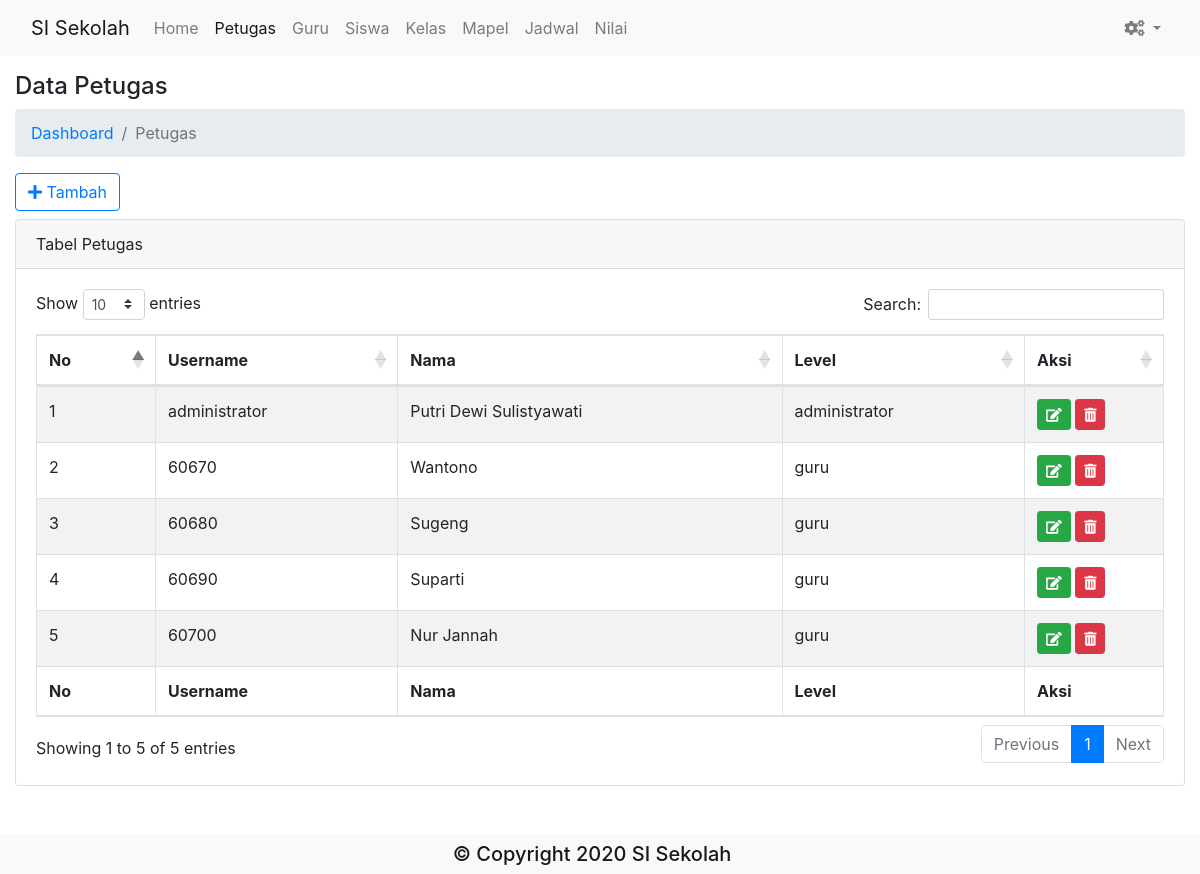
The app's page /index.php/petugas with its own data.
### tables this page shows
CREATE TABLE `petugas` (
  `id_petugas` int(11) NOT NULL,
  `nama` varchar(50) NOT NULL,
  `username` varchar(30) NOT NULL,
  `password` varchar(255) NOT NULL,
  `level` varchar(18) NOT NULL
);

### application/controllers/Petugas.php (called while the page is built, shortened)
<?php
class Petugas extends CI_Controller {
	public function __construct()
	{
		$this->load->model(array('Petugas_model', 'Guru_model'));
	}
	public function index()
	{
		$data = [
			'title' => 'Petugas',
			'petugas' => $this->Petugas_model->get()->result(),
		];
		$this->load->view('template/header', $data);
		$this->load->view('petugas/index', $data);
		$this->load->view('template/footer');
	}
}

### index.php (called while the page is built, shortened)
<?php
require_once BASEPATH.'core/CodeIgniter.php';

### application/models/Petugas_model.php (called while the page is built, shortened)
<?php
class Petugas_model extends CI_Model {
	private $table = 'petugas';
	public function get()
	{
		return $this->db->get($this->table);
	}
}

### application/views/petugas/index.php (the view, shortened to what this page needs)
<div class="container-fluid mt-4">
	<h4>Data Petugas</h4>
	<nav aria-label="breadcrumb">
		<ol class="breadcrumb">
			<li class="breadcrumb-item"><a href="<?= site_url("dashboard") ?>">Dashboard</a></li>
			<li class="breadcrumb-item active" aria-current="page">Petugas</li>
		</ol>
	</nav>
	<a href="<?= site_url('petugas/add') ?>" class="btn btn-outline-primary"><span class="fas fa-plus"></span> Tambah</a>
	<div class="card mt-2">
		<div class="card-header">
			Tabel Petugas
		</div>
		<div class="card-body">
			<table id="myTable" class="table table-striped table-bordered" style="width:100%">
				<thead>
					<tr>
						<th>No</th>
						<th>Username</th>
						<th>Nama</th>
						<th>Level</th>
						<th width="100px">Aksi</th>
					</tr>
				</thead>
				<tbody>
					<?php
						$no = 1;
						foreach ($petugas as $row) :
					?>
					<tr>
						<td><?= $no++ ?></td>
						<td><?= $row->username ?></td>
						<td><?= $row->nama ?></td>
						<td><?= $row->level ?></td>
						<td>
							<a href="<?= site_url('petugas/edit/' . $row->id_petugas) ?>" class="btn btn-sm btn-success"> <span class="fas fa-edit"></span> </a>
							<a href="javascript:void(0)" class="btn btn-sm btn-danger show-confirm" data-del="<?= ('petugas/delete/' . $row->id_petugas) ?>"> <span class="fas fa-trash-alt"></span> </a>
						</td>
					</tr>
					<?php endforeach; ?>
				</tbody>
				<tfoot>
					<tr>
						<th>No</th>
						<th>Username</th>
						<th>Nama</th>
						<th>Level</th>
						<th>Aksi</th>
					</tr>
				</tfoot>
			</table>
		</div>
	</div>
</div>

### records on screen
petugas: username "administrator", nama "Putri Dewi Sulistyawati", level "administrator"
petugas: username "60670", nama "Wantono", level "guru"
petugas: username "60680", nama "Sugeng", level "guru"
petugas: username "60690", nama "Suparti", level "guru"
petugas: username "60700", nama "Nur Jannah", level "guru"
